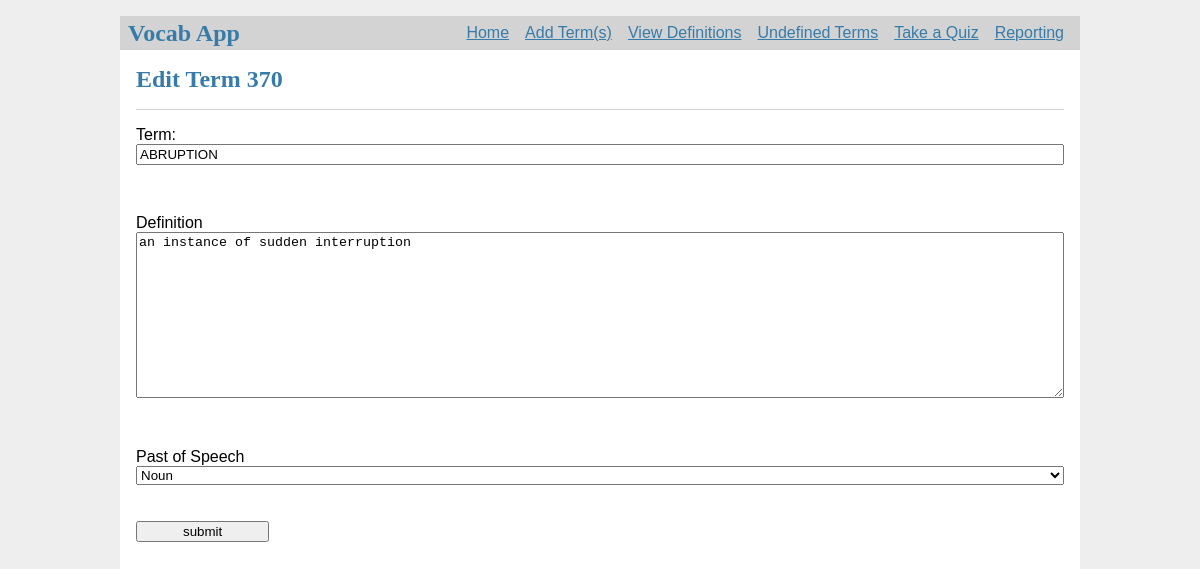
/editterm/370/, run on the app's committed database.
### tables this page shows
CREATE TABLE "defined" (
	`id`	INTEGER,
	`term`	TEXT,
	`part_of_speech`	TEXT,
	`definition`	TEXT,
	`quizzed`	INTEGER,
	`correct`	INTEGER,
	`date_added`	TEXT,
	PRIMARY KEY(`id`)
);

### flask-sqlite.py (the view)
@app.route('/editterm/<termid>/')
def edit_term(termid):
    con = sql.connect("vocab.db")
    cur = con.cursor()
    cur.execute("select * from defined where id = ?", (termid,))
    row = cur.fetchone()
    term = row[1]
    pos = row[2]
    defin = row[3]
    return render_template('edit_term.html', termid=termid, term=term, pos=pos, defin=defin)

### templates/edit_term.html (shortened to what this page needs)
{% extends 'base.html' %}
{% block header %}
  <h2>{% block title %}Edit Term {{termid}}{% endblock %}</h2>
{% endblock %}
{% block content %}
       <form action = "{{ url_for('editrec') }}" method = "POST">
         Term:
         <input type = "text" name = "term" value="{{ term }}" /></br></br>
         Definition<br>
         <textarea name = "defin" rows="4" cols="100" >{{ defin }}</textarea><br>
         <br>Past of Speech<br>
         <select name="pos">
		  <option value="Noun"{% if pos == "Noun" %}selected{% endif %}>Noun</option>
		 </select><br><br>
         <input type = "submit" value = "submit" /><br>
      </form>
{% endblock %}

### static/style.css (style rules this page uses)
h1, h2, h3, h4, h5, h6 { font-family: serif; color: #377ba8; margin: 1rem 0; }
.content form { margin: 1em 0; display: flex; flex-direction: column; }
.content input, .content textarea { margin-bottom: 1em; }
.content textarea { min-height: 12em; resize: vertical; }
input[type=submit] { align-self: start; min-width: 10em; }

### data on the page
defined: term "ABRUPTION", defin "an instance of sudden interruption", pos "Noun"

### other printed values
{{ termid }} "370"
